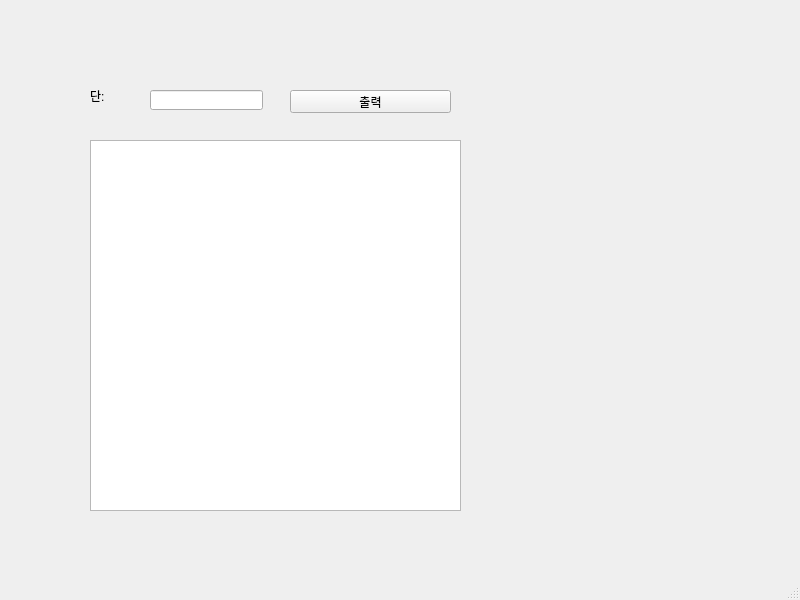
<?xml version="1.0" encoding="UTF-8"?>
<ui version="4.0">
 <class>MainWindow</class>
 <widget class="QMainWindow" name="MainWindow">
  <property name="geometry">
   <rect>
    <x>0</x>
    <y>0</y>
    <width>800</width>
    <height>600</height>
   </rect>
  </property>
  <property name="windowTitle">
   <string>MainWindow</string>
  </property>
  <widget class="QWidget" name="centralwidget">
   <widget class="QPushButton" name="pb">
    <property name="geometry">
     <rect>
      <x>290</x>
      <y>90</y>
      <width>161</width>
      <height>23</height>
     </rect>
    </property>
    <property name="text">
     <string>출력</string>
    </property>
   </widget>
   <widget class="QLabel" name="lblDan">
    <property name="geometry">
     <rect>
      <x>90</x>
      <y>90</y>
      <width>56</width>
      <height>12</height>
     </rect>
    </property>
    <property name="text">
     <string>단:</string>
    </property>
   </widget>
   <widget class="QLineEdit" name="le">
    <property name="geometry">
     <rect>
      <x>150</x>
      <y>90</y>
      <width>113</width>
      <height>20</height>
     </rect>
    </property>
   </widget>
   <widget class="QTextEdit" name="te">
    <property name="geometry">
     <rect>
      <x>90</x>
      <y>140</y>
      <width>371</width>
      <height>371</height>
     </rect>
    </property>
   </widget>
  </widget>
  <widget class="QMenuBar" name="menubar">
   <property name="geometry">
    <rect>
     <x>0</x>
     <y>0</y>
     <width>800</width>
     <height>21</height>
    </rect>
   </property>
  </widget>
  <widget class="QStatusBar" name="statusbar"/>
 </widget>
 <resources/>
 <connections/>
</ui>
